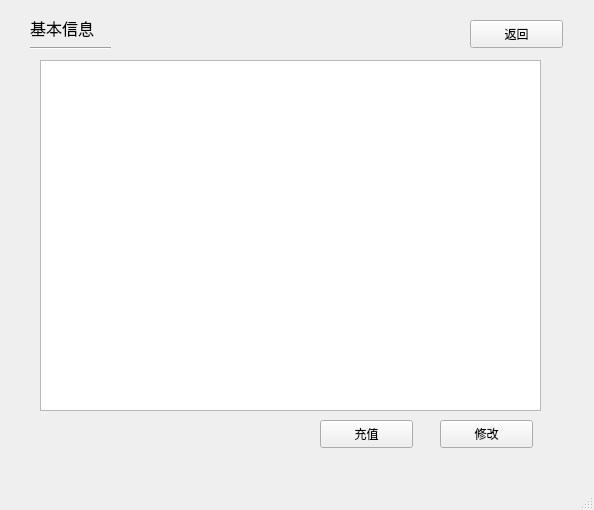
<?xml version="1.0" encoding="UTF-8"?>
<ui version="4.0">
 <class>UserAccount</class>
 <widget class="QMainWindow" name="UserAccount">
  <property name="geometry">
   <rect>
    <x>0</x>
    <y>0</y>
    <width>594</width>
    <height>510</height>
   </rect>
  </property>
  <property name="windowTitle">
   <string>MainWindow</string>
  </property>
  <widget class="QWidget" name="centralwidget">
   <widget class="QLabel" name="label">
    <property name="geometry">
     <rect>
      <x>30</x>
      <y>20</y>
      <width>411</width>
      <height>20</height>
     </rect>
    </property>
    <property name="font">
     <font>
      <pointsize>12</pointsize>
     </font>
    </property>
    <property name="text">
     <string>基本信息</string>
    </property>
    <property name="alignment">
     <set>Qt::AlignBottom|Qt::AlignLeading|Qt::AlignLeft</set>
    </property>
   </widget>
   <widget class="Line" name="line">
    <property name="geometry">
     <rect>
      <x>30</x>
      <y>40</y>
      <width>81</width>
      <height>16</height>
     </rect>
    </property>
    <property name="orientation">
     <enum>Qt::Horizontal</enum>
    </property>
   </widget>
   <widget class="QTableWidget" name="basicInfo">
    <property name="geometry">
     <rect>
      <x>40</x>
      <y>60</y>
      <width>501</width>
      <height>351</height>
     </rect>
    </property>
    <property name="sizePolicy">
     <sizepolicy hsizetype="Expanding" vsizetype="Expanding">
      <horstretch>0</horstretch>
      <verstretch>0</verstretch>
     </sizepolicy>
    </property>
    <property name="minimumSize">
     <size>
      <width>0</width>
      <height>170</height>
     </size>
    </property>
   </widget>
   <widget class="QPushButton" name="return_2">
    <property name="geometry">
     <rect>
      <x>470</x>
      <y>20</y>
      <width>93</width>
      <height>28</height>
     </rect>
    </property>
    <property name="text">
     <string>返回</string>
    </property>
   </widget>
   <widget class="QPushButton" name="charge">
    <property name="geometry">
     <rect>
      <x>320</x>
      <y>420</y>
      <width>93</width>
      <height>28</height>
     </rect>
    </property>
    <property name="text">
     <string>充值</string>
    </property>
   </widget>
   <widget class="QPushButton" name="modify">
    <property name="geometry">
     <rect>
      <x>440</x>
      <y>420</y>
      <width>93</width>
      <height>28</height>
     </rect>
    </property>
    <property name="text">
     <string>修改</string>
    </property>
   </widget>
  </widget>
  <widget class="QMenuBar" name="menubar">
   <property name="geometry">
    <rect>
     <x>0</x>
     <y>0</y>
     <width>594</width>
     <height>26</height>
    </rect>
   </property>
  </widget>
  <widget class="QStatusBar" name="statusbar"/>
 </widget>
 <resources/>
 <connections/>
</ui>
